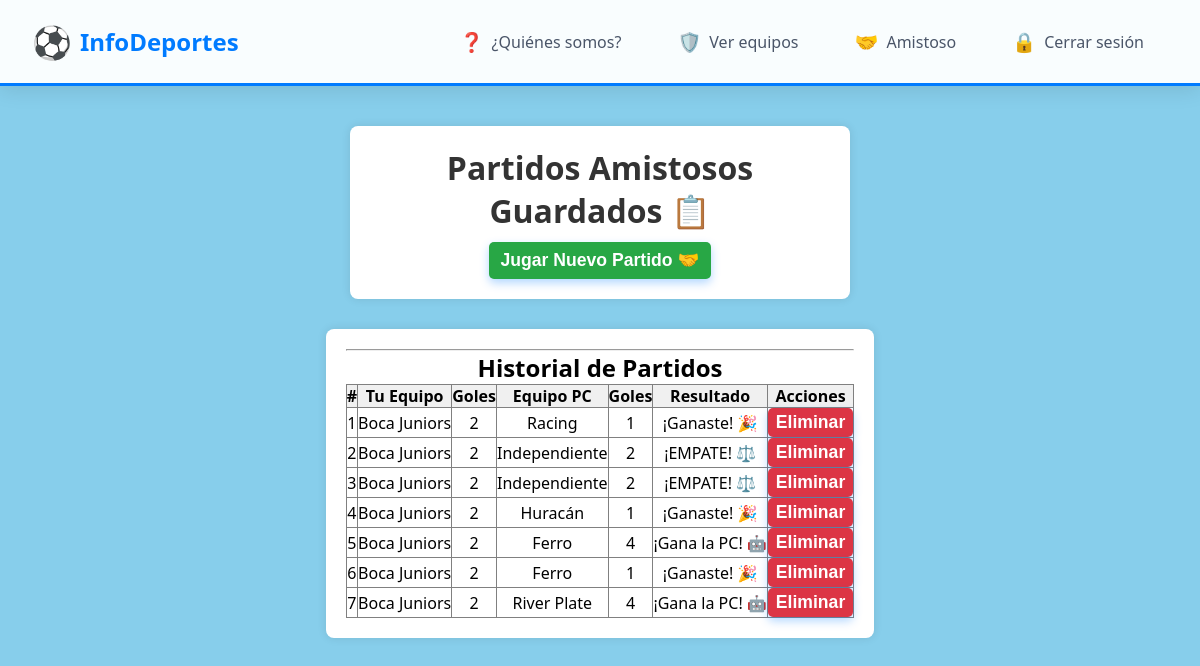
/lista_partidos/ (signed in), run on an earlier commit of the app's database.
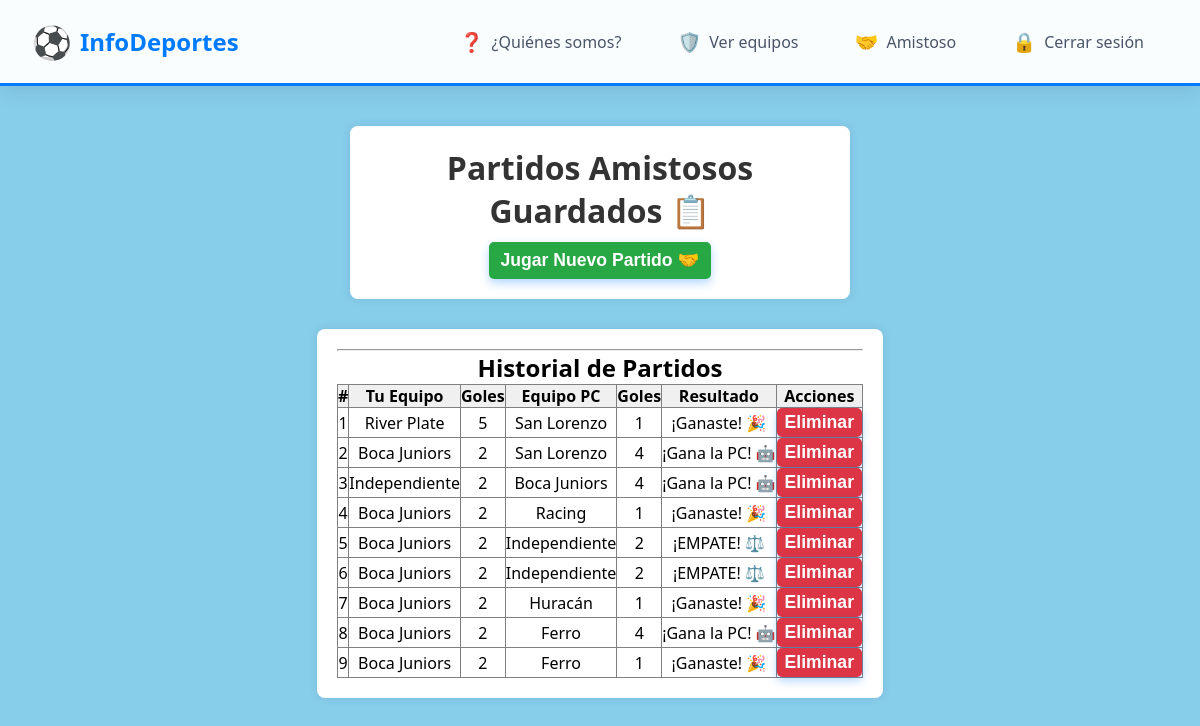
And on a later commit of the database.
### appdeportes/models.py (models this page shows, shortened)
class PartidoAmistoso(models.Model):
    usuario = models.ForeignKey(User, on_delete=models.CASCADE)  # <-- Agregado
    equipo_vos = models.ForeignKey(Equipo, on_delete=models.CASCADE, related_name='equipo_vos')
    equipo_pc = models.ForeignKey(Equipo, on_delete=models.CASCADE, related_name='equipo_pc')
    goles_vos = models.IntegerField()
    goles_pc = models.IntegerField()
    resultado = models.CharField(max_length=50)
    fecha = models.DateTimeField(auto_now_add=True)

class Equipo(models.Model):
    nombre = models.CharField(max_length=100)
    cantidad_hinchas = models.CharField(
        max_length=100,
        help_text="Cantidad de hinchas aproximadamente (puede no ser exacta)",
        blank=True,
        null=True
    )
    cantidad_copas = models.CharField(
        max_length=100,
        help_text="Cantidad de copas, títulos, veces que ganó el torneo, etc",
        blank=True,
        null=True
    )
    clasico_rival = models.CharField(
        max_length=100,
        help_text="Clásico rival y cuántos partidos le lleva",
        blank=True,
        null=True
    )
    apodo = models.CharField(
        max_length=100,
        help_text="Apodo del club, los hinchas y su estadio",
        blank=True,
        null=True
    )
    anio_fundacion = models.PositiveIntegerField(
        help_text="Año de fundación del club",
        blank=True,
        null=True
    )
    escudo = models.ImageField(
        upload_to='escudos/',
        blank=True,
        null=True,
        help_text="Foto del escudo del club"
    )
    nombre_estadio = models.CharField(
        max_length=200,
        blank=True,
        null=True,
        help_text="Nombre del estadio del club"
    )
    estadio = models.ImageField(
        upload_to='estadios/',
        blank=True,
        null=True,
        help_text="Foto del estadio del club"
    )
    ubicacion_estadio = models.CharField(
        max_length=200,
        blank=True,
        null=True,
        help_text="Ubicación del estadio (dirección)"
    )
    mapa = models.TextField(
        blank=True,
        null=True,
        help_text="Código embed del mapa de Google Maps (iframe)"
    )

### appdeportes/views.py (the view)
# urls.py: path('lista_partidos/', views.lista_partidos, name='lista_partidos'),  # <--- resuelto
@login_required
def lista_partidos(request):
    historial = PartidoAmistoso.objects.filter(usuario=request.user).order_by('-id')
    return render(request, 'lista_partidos.html', {'historial': historial})

### appdeportes/templates/lista_partidos.html (shortened to what this page needs)
{% extends 'base.html' %}
{% block content %}
<header>
  <h2 class="titulo">Partidos Amistosos Guardados 📋</h2>
  <form method="get" action="{% url 'amistoso' %}" style="margin-top:10px;">
      <button type="submit" class="boton" style="background:#28a745; color:white; padding:8px 12px; border:none; border-radius:5px;">
          Jugar Nuevo Partido 🤝</button>
  </form>
</header>
<main style="padding: 20px; max-width: 800px; margin: auto;">
    {% if historial %}
    <hr>
    <h2>Historial de Partidos</h2>
    <table border="1" cellpadding="5" style="border-collapse: collapse; width: 100%; text-align: center;">
        <thead style="background: #f0f0f0;">
            <tr>
                <th>#</th>
                <th>Tu Equipo</th>
                <th>Goles</th>
                <th>Equipo PC</th>
                <th>Goles</th>
                <th>Resultado</th>
                <th>Acciones</th>
            </tr>
        </thead>
        <tbody>
            {% for partido in historial %}
            <tr>
                <td>{{ forloop.counter }}</td>
                <td>{{ partido.equipo_vos.nombre }}</td>
                <td>{{ partido.goles_vos }}</td>
                <td>{{ partido.equipo_pc.nombre }}</td>
                <td>{{ partido.goles_pc }}</td>
                <td>{{ partido.resultado }}</td>
                <td>
                    <form method="post" action="{% url 'eliminar_partido' partido.id %}" style="display:inline;">
                        <button type="submit" class="boton" style="background:#dc3545; color:white; padding:4px 8px; border:none; border-radius:5px;">
                            Eliminar
                        </button>
                    </form>
                </td>
            </tr>
            {% endfor %}
        </tbody>
    </table>
    {% else %}
        <p>No hay partidas guardadas.</p>
    {% endif %}
</main>
{% endblock %}

### appdeportes/templates/base.html (shortened to what this page needs)
{% load static %}
<!DOCTYPE html>
<html lang="es">
<head>
  <link rel="stylesheet" href="{% static 'appdeportes/estilos.css' %}">
</head>
<body>
{% if user.is_authenticated %}
<nav class="navbar">
  <div class="nav-container">
    <a href="{% url 'inicio' %}" class="nav-brand">
      <span class="nav-icon">⚽</span>
      <span class="nav-title">InfoDeportes</span>
    </a>
    <ul class="nav-menu">
      <li class="nav-item">
        <a href="{% url 'acerca' %}" class="nav-link">
          <span class="link-icon">❓</span>
          <span>¿Quiénes somos?</span>
        </a>
      </li>
      <li class="nav-item">
        <a href="{% url 'lista_equipos' %}" class="nav-link">
          <span class="link-icon">🛡️</span>
          <span>Ver equipos</span>
        </a>
      </li>
      <li class="nav-item">
        <a href="{% url 'amistoso' %}" class="nav-link">
          <span class="link-icon">🤝</span>
          <span>Amistoso</span>
        </a>
      </li>
      <li class="nav-item">
        <a href="{% url 'logout' %}" class="nav-link">
          <span class="link-icon">🔒</span>
          <span>Cerrar sesión</span>
        </a>
      </li>
    </ul>
  </div>
</nav>
{% endif %}
<div class="main-content">
  {% block content %}
  {% endblock %}
</div>
</body>
</html>

### appdeportes/static/appdeportes/estilos.css (style rules this page uses)
* { margin: 0; padding: 0; box-sizing: border-box; }
body { font-family: 'Segoe UI', Tahoma, Geneva, Verdana, sans-serif; background-color: #87CEEB !important; min-height: 100vh; }
.navbar { background: rgba(255, 255, 255, 0.95); backdrop-filter: blur(10px); box-shadow: 0 4px 20px rgba(0, 0, 0, 0.1); position: sticky; top: 0; z-index: 1000; border-bottom: 3px solid #007bff; margin-bottom: 20px; }
.nav-container { max-width: 1200px; margin: 0 auto; display: flex; justify-content: space-between; align-items: center; padding: 1rem 2rem; }
.nav-brand { display: flex; align-items: center; gap: 0.5rem; text-decoration: none; color: #2d3748; font-size: 1.5rem; font-weight: bold; transition: transform 0.3s ease; }
.nav-icon { font-size: 2rem; animation: rotate 3s linear infinite; }
.nav-title { color: #007bff; }
.nav-menu { display: flex; list-style: none; gap: 0.5rem; }
.nav-item { position: relative; }
.nav-link { display: flex; align-items: center; gap: 0.5rem; color: #4a5568; text-decoration: none; padding: 0.75rem 1.5rem; border-radius: 8px; font-weight: 500; transition: all 0.3s ease; position: relative; overflow: hidden; }
.nav-link::before { content: ''; position: absolute; top: 0; left: -100%; width: 100%; height: 100%; background: #007bff; transition: left 0.3s ease; z-index: -1; }
.link-icon { font-size: 1.2rem; }
.main-content { display: flex; flex-direction: column; align-items: center; padding: 20px; max-width: 1200px; margin: 0 auto; }
main { text-align: center; max-width: 700px; background-color: white; padding: 20px; border-radius: 8px; box-shadow: 0 0 10px rgba(0, 0, 0, 0.1); margin-bottom: 30px; }
header { display: flex; flex-direction: column; justify-content: center; align-items: center; min-height: 90px; width: 100%; max-width: 500px; padding: 20px; background-color: white !important; border-radius: 8px; box-shadow: 0 0 10px rgba(0,0,0,0.1); margin-bottom: 30px; }
.titulo { margin: 0; text-align: center; font-size: 32px; color: #333; }
.boton { display: inline-block; padding: 12px 25px; background-color: #007bff; color: white; text-decoration: none; border-radius: 8px; font-weight: bold; font-size: 1.1rem; transition: all 0.3s ease; box-shadow: 0 4px 10px rgba(0, 123, 255, 0.3); cursor: pointer; border: none; }

What changed in the data, as far as the page shows it:
removed PartidoAmistoso: equipo_vos.nombre "Boca Juniors", goles_vos "2", equipo_pc.nombre "River Plate", goles_pc "4", resultado "¡Gana la PC! 🤖"
added PartidoAmistoso: equipo_vos.nombre "River Plate", goles_vos "5", equipo_pc.nombre "San Lorenzo", goles_pc "1", resultado "¡Ganaste! 🎉"
added PartidoAmistoso: equipo_vos.nombre "Boca Juniors", goles_vos "2", equipo_pc.nombre "San Lorenzo", goles_pc "4", resultado "¡Gana la PC! 🤖"
added PartidoAmistoso: equipo_vos.nombre "Independiente", goles_vos "2", equipo_pc.nombre "Boca Juniors", goles_pc "4", resultado "¡Gana la PC! 🤖"
